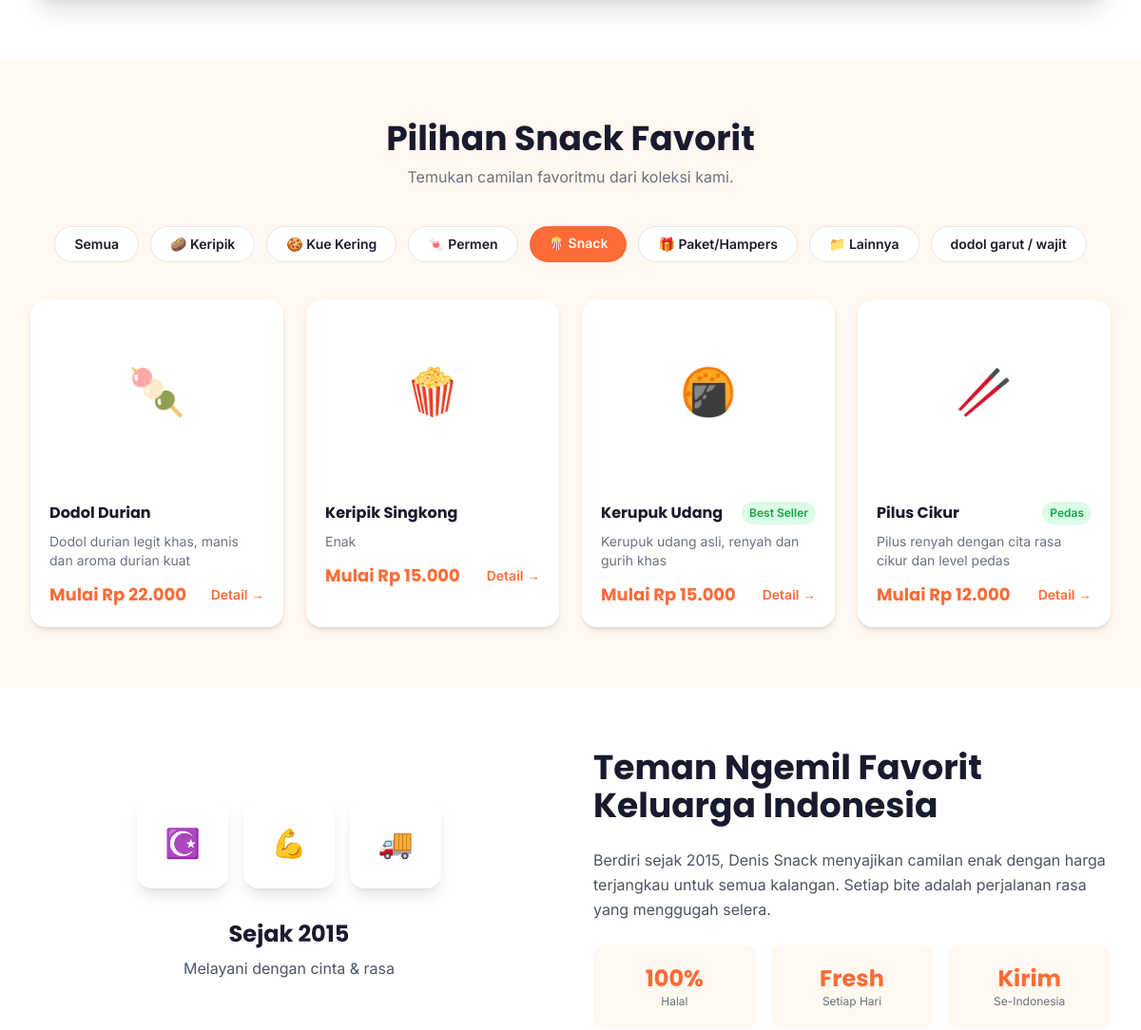
The page /?cat=4 (middle part) on the database as committed earlier.
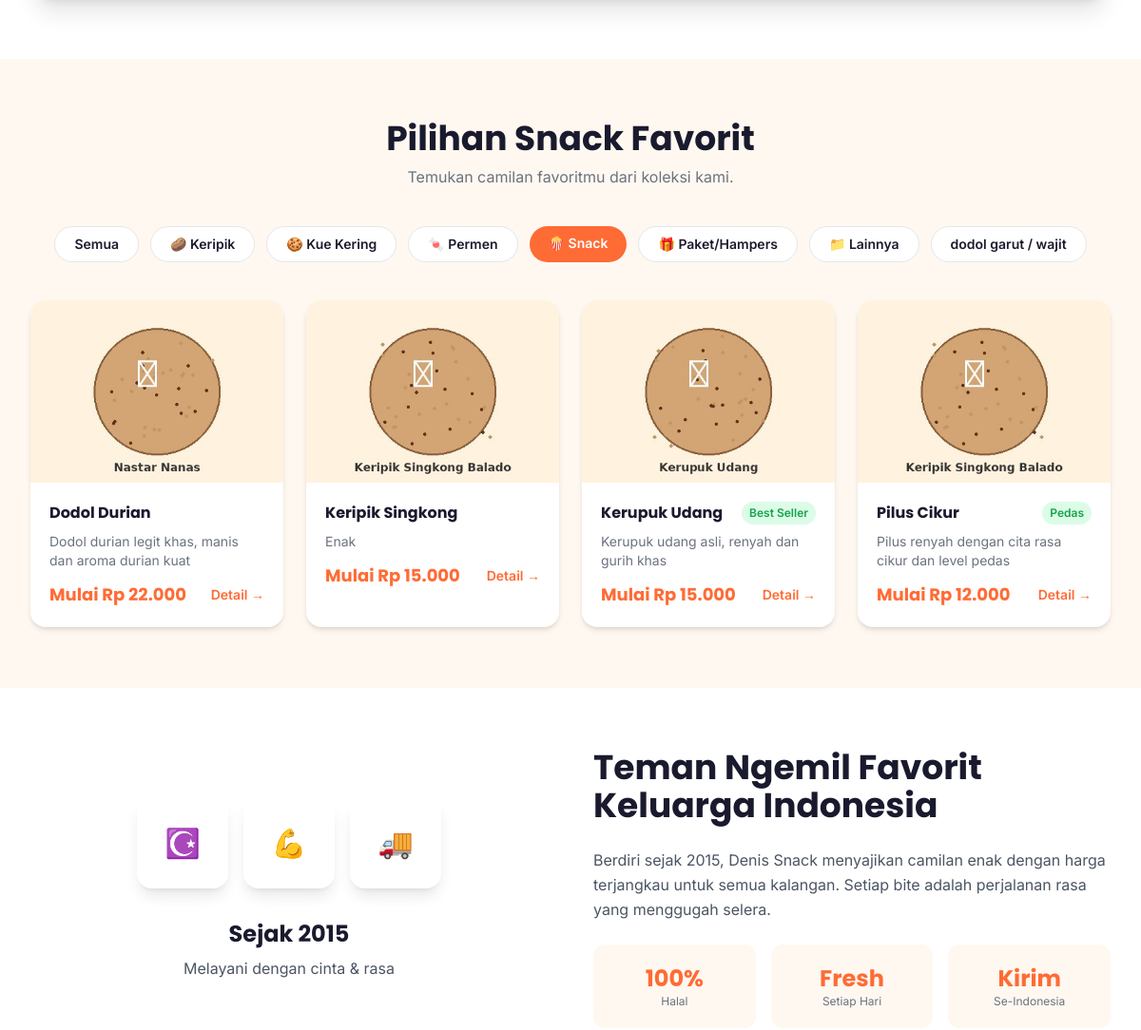
The same page on the database as committed later.
### tables this page shows
CREATE TABLE products (
        id INTEGER PRIMARY KEY AUTOINCREMENT,
        name TEXT NOT NULL,
        description TEXT,
        base_price INTEGER NOT NULL DEFAULT 0,
        category_id INTEGER,
        emoji TEXT DEFAULT '🍿',
        photo TEXT,
        badge TEXT,
        is_active INTEGER DEFAULT 1,
        is_featured INTEGER DEFAULT 0,
        sku TEXT,
        created_at TIMESTAMP DEFAULT CURRENT_TIMESTAMP,
        FOREIGN KEY (category_id) REFERENCES categories(id) ON DELETE SET NULL
    );

### app.py (the view)
@app.route('/')
def index():
    conn = get_db()
    categories = conn.execute("SELECT * FROM categories WHERE is_active=1 ORDER BY sort_order").fetchall()
    cat_id = request.args.get('cat', '')
    search = sanitize_input(request.args.get('q', ''), 100)
    if cat_id and cat_id.isdigit():
        products = conn.execute("SELECT p.*, c.name as cat_name FROM products p LEFT JOIN categories c ON p.category_id=c.id WHERE p.is_active=1 AND p.category_id=? ORDER BY p.name", (int(cat_id),)).fetchall()
    elif search:
        products = conn.execute("SELECT p.*, c.name as cat_name FROM products p LEFT JOIN categories c ON p.category_id=c.id WHERE p.is_active=1 AND p.name LIKE ? ORDER BY p.name", (f'%{search}%',)).fetchall()
    else:
        products = conn.execute("SELECT p.*, c.name as cat_name FROM products p LEFT JOIN categories c ON p.category_id=c.id WHERE p.is_active=1 ORDER BY p.name").fetchall()
    featured = conn.execute("SELECT p.*, c.name as cat_name FROM products p LEFT JOIN categories c ON p.category_id=c.id WHERE p.is_active=1 AND p.is_featured=1 ORDER BY p.name").fetchall()
    promo = conn.execute("SELECT * FROM promos WHERE is_active=1 AND start_date <= date('now') AND (end_date IS NULL OR end_date >= date('now')) LIMIT 1").fetchone()
    settings = get_settings()
    conn.close()
    return render_template('index.html', products=products, categories=categories, featured=featured, promo=promo, settings=settings, search=search, cat_id=cat_id)

### app.py (called while the page is built, shortened)
def sanitize_input(s, max_len=500):
    if not s: return ''
    s = str(s)[:max_len]
    return s.strip()

def get_db():
    conn = sqlite3.connect(DB_PATH, timeout=10)
    conn.row_factory = sqlite3.Row
    conn.execute("PRAGMA foreign_keys = ON")
    conn.execute("PRAGMA busy_timeout = 5000")
    return conn

def get_settings():
    now = time.time()
    if _settings_cache['data'] is not None and now - _settings_cache['ts'] < 2:
        return _settings_cache['data']

def _norm_color(value, default):
    v = str(value or '').strip()
    if len(v) == 7 and v[0] == '#' and all(c in COLOR_VALID for c in v[1:]):
        return v
    if len(v) == 6 and all(c in COLOR_VALID for c in v):
        return '#' + v
    return default

@app.context_processor
def inject_globals():
    return {'theme': get_theme(), 'settings': get_settings()}

### templates/index.html (shortened to what the changed rows need)
<!DOCTYPE html>
<html lang="id">
<head>
    <script src="https://cdn.tailwindcss.com"></script>
</head>
<body class="bg-light font-body {{ theme.body_class }}">
    <main>
        {% set hero_style = theme.hero_style if theme.hero_style in ('default', 'image') else 'default' %}
        {% set hero_txt = 'text-white' if hero_style == 'image' else 'text-dark' %}
        {% set hero_sub = 'text-white/90' if hero_style == 'image' else 'text-gray-600' %}
        <section id="menu" class="py-16 bg-light">
            <div class="max-w-7xl mx-auto px-4 sm:px-6 lg:px-8">
                <div class="text-center mb-10">
                    <h2 class="font-display text-3xl md:text-4xl font-bold text-dark mb-2">Pilihan Snack Favorit</h2>
                </div>
                {% set grid_cols = theme.product_cols in ('2','3','4') and theme.product_cols or '4' %}
                <div class="grid grid-cols-2 md:grid-cols-3 lg:grid-cols-{{ grid_cols }} gap-6">
                    {% for p in products %}
                    <div class="menu-card bg-white rounded-2xl shadow-md hover:shadow-xl transition-all duration-300 overflow-hidden group cursor-pointer">
                        <a href="/product/{{ p.id }}">
                            <div class="h-48 bg-gradient-to-br from-primary/20 to-accent/20 flex items-center justify-center overflow-hidden">
                                {% if p.photo %}<img src="/uploads/{{ p.photo }}" alt="{{ p.name }}" class="w-full h-full object-cover group-hover:scale-105 transition-transform duration-300">{% else %}<span class="text-5xl group-hover:scale-110 transition-transform">{{ p.emoji }}</span>{% endif %}
                            </div>
                            <div class="p-5">
                                <div class="flex justify-between items-start mb-2">
                                    <h3 class="font-display font-bold text-dark">{{ p.name }}</h3>
                                    {% if p.badge %}<span class="bg-green-100 text-green-600 text-xs px-2 py-1 rounded-full font-semibold">{{ p.badge }}</span>{% endif %}
                                </div>
                                <p class="text-gray-500 text-sm mb-3 line-clamp-2">{{ p.description }}</p>
                                <div class="mt-3 flex justify-between items-center">
                                    <span class="font-display font-bold text-lg text-primary">Mulai Rp {{ "{:,.0f}".format(p.base_price).replace(",", ".") }}</span>
                                    <span class="text-primary text-sm font-semibold hover:underline">Detail →</span>
                                </div>
                            </div>
                        </a>
                    </div>
                    {% endfor %}
                </div>
            </div>
        </section>
        <section id="tentang" class="py-16 bg-white">
            <div class="max-w-7xl mx-auto px-4 sm:px-6 lg:px-8">
                <div class="grid md:grid-cols-2 gap-12 items-center">
                    <div>
                        <h2 class="font-display text-3xl md:text-4xl font-bold text-dark mb-6">Teman Ngemil Favorit Keluarga Indonesia</h2>
                    </div>
                </div>
            </div>
        </section>
    </main>
</body>
</html>

Rows that differ between the two databases and show on the page:
changed products "Dodol Durian": photo: picture added; emoji "🍡" → (not shown)
changed products "Keripik Singkong": photo: picture added; emoji "🍿" → (not shown)
changed products "Kerupuk Udang": photo: picture added; emoji "🍘" → (not shown)
changed products "Pilus Cikur": photo: picture added; emoji "🥢" → (not shown)
